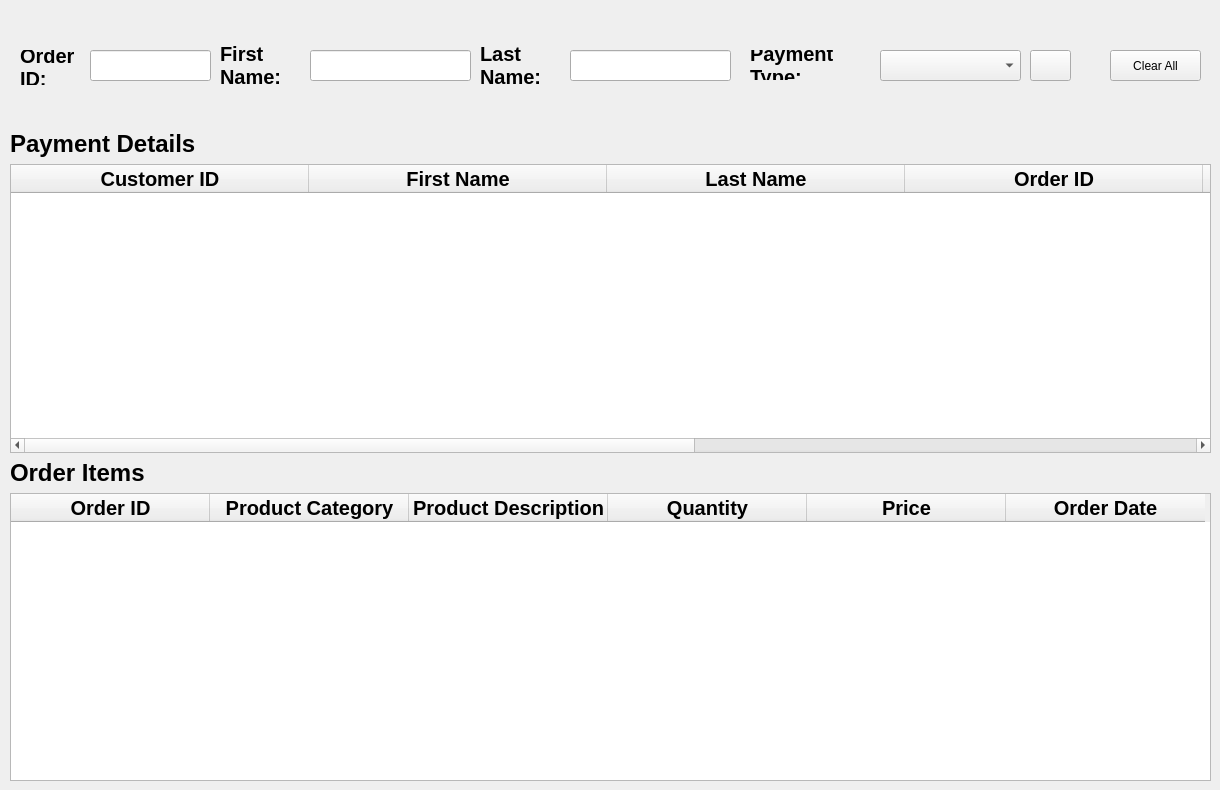
    <widget class="QWidget" name="StPageNewOrder_3">
     <widget class="QWidget" name="widgetProd5_3" native="true">
      <property name="geometry">
       <rect>
        <x>20</x>
        <y>460</y>
        <width>689</width>
        <height>51</height>
       </rect>
      </property>
      <property name="maximumSize">
       <size>
        <width>1000</width>
        <height>60</height>
       </size>
      </property>
     </widget>
     <widget class="QWidget" name="layoutWidget_54">
      <property name="geometry">
       <rect>
        <x>10</x>
        <y>130</y>
        <width>1201</width>
        <height>651</height>
       </rect>
      </property>
      <layout class="QVBoxLayout" name="verticalLayout_30">
       <item>
        <widget class="QLabel" name="label_64">
         <property name="font">
          <font>
           <pointsize>18</pointsize>
           <weight>75</weight>
           <bold>true</bold>
          </font>
         </property>
         <property name="text">
          <string>Payment Details</string>
         </property>
        </widget>
       </item>
       <item>
        <widget class="QTableWidget" name="tblPaymentsDetails_7">
         <property name="editTriggers">
          <set>QAbstractItemView::NoEditTriggers</set>
         </property>
         <attribute name="horizontalHeaderDefaultSectionSize">
          <number>298</number>
         </attribute>
         <attribute name="horizontalHeaderShowSortIndicator" stdset="0">
          <bool>true</bool>
         </attribute>
         <attribute name="verticalHeaderVisible">
          <bool>false</bool>
         </attribute>
         <column>
          <property name="text">
           <string>Customer ID</string>
          </property>
          <property name="font">
           <font>
            <pointsize>15</pointsize>
            <weight>75</weight>
            <bold>true</bold>
           </font>
          </property>
         </column>
         <column>
          <property name="text">
           <string>First Name</string>
          </property>
          <property name="font">
           <font>
            <pointsize>15</pointsize>
            <weight>75</weight>
            <bold>true</bold>
           </font>
          </property>
         </column>
         <column>
          <property name="text">
           <string>Last Name</string>
          </property>
          <property name="font">
           <font>
            <pointsize>15</pointsize>
            <weight>75</weight>
            <bold>true</bold>
           </font>
          </property>
         </column>
         <column>
          <property name="text">
           <string>Order ID</string>
          </property>
          <property name="font">
           <font>
            <pointsize>15</pointsize>
            <weight>75</weight>
            <bold>true</bold>
           </font>
          </property>
          <property name="background">
           <color>
            <red>255</red>
            <green>255</green>
            <blue>255</blue>
           </color>
          </property>
         </column>
         <column>
          <property name="text">
           <string>Payment Type</string>
          </property>
          <property name="font">
           <font>
            <pointsize>15</pointsize>
            <weight>75</weight>
            <bold>true</bold>
           </font>
          </property>
          <property name="background">
           <color>
            <red>255</red>
            <green>255</green>
            <blue>255</blue>
           </color>
          </property>
         </column>
         <column>
          <property name="text">
           <string>Installments</string>
          </property>
          <property name="font">
           <font>
            <pointsize>15</pointsize>
            <weight>75</weight>
            <bold>true</bold>
           </font>
          </property>
          <property name="background">
           <color>
            <red>255</red>
            <green>255</green>
            <blue>255</blue>
           </color>
          </property>
         </column>
         <column>
          <property name="text">
           <string>Payment Value</string>
          </property>
          <property name="font">
           <font>
            <pointsize>15</pointsize>
            <weight>75</weight>
            <bold>true</bold>
           </font>
          </property>
          <property name="background">
           <color>
            <red>255</red>
            <green>255</green>
            <blue>255</blue>
           </color>
          </property>
         </column>
        </widget>
       </item>
       <item>
        <widget class="QLabel" name="label_65">
         <property name="font">
          <font>
           <pointsize>18</pointsize>
           <weight>75</weight>
           <bold>true</bold>
          </font>
         </property>
         <property name="text">
          <string>Order Items</string>
         </property>
        </widget>
       </item>
       <item>
        <widget class="QTableWidget" name="tblOrderItems_7">
         <property name="editTriggers">
          <set>QAbstractItemView::NoEditTriggers</set>
         </property>
         <attribute name="horizontalHeaderDefaultSectionSize">
          <number>199</number>
         </attribute>
         <attribute name="horizontalHeaderShowSortIndicator" stdset="0">
          <bool>true</bool>
         </attribute>
         <attribute name="verticalHeaderVisible">
          <bool>false</bool>
         </attribute>
         <column>
          <property name="text">
           <string>Order ID</string>
          </property>
          <property name="font">
           <font>
            <pointsize>15</pointsize>
            <weight>75</weight>
            <bold>true</bold>
           </font>
          </property>
          <property name="background">
           <color>
            <red>255</red>
            <green>255</green>
            <blue>255</blue>
           </color>
          </property>
         </column>
         <column>
          <property name="text">
           <string>Product Category</string>
          </property>
          <property name="font">
           <font>
            <pointsize>15</pointsize>
            <weight>75</weight>
            <bold>true</bold>
           </font>
          </property>
          <property name="background">
           <color>
            <red>255</red>
            <green>255</green>
            <blue>255</blue>
           </color>
          </property>
         </column>
         <column>
          <property name="text">
           <string>Product Description</string>
          </property>
          <property name="font">
           <font>
            <pointsize>15</pointsize>
            <weight>75</weight>
            <bold>true</bold>
           </font>
          </property>
          <property name="background">
           <color>
            <red>255</red>
            <green>255</green>
            <blue>255</blue>
           </color>
          </property>
         </column>
         <column>
          <property name="text">
           <string>Quantity</string>
          </property>
          <property name="font">
           <font>
            <pointsize>15</pointsize>
            <weight>75</weight>
            <bold>true</bold>
           </font>
          </property>
          <property name="background">
           <color>
            <red>255</red>
            <green>255</green>
            <blue>255</blue>
           </color>
          </property>
         </column>
         <column>
          <property name="text">
           <string>Price</string>
          </property>
          <property name="font">
           <font>
            <pointsize>15</pointsize>
            <weight>75</weight>
            <bold>true</bold>
           </font>
          </property>
         </column>
         <column>
          <property name="text">
           <string>Order Date</string>
          </property>
          <property name="font">
           <font>
            <pointsize>15</pointsize>
            <weight>75</weight>
            <bold>true</bold>
           </font>
          </property>
         </column>
        </widget>
       </item>
      </layout>
     </widget>
     <widget class="QLabel" name="label_67">
      <property name="enabled">
       <bool>true</bool>
      </property>
      <property name="geometry">
       <rect>
        <x>20</x>
        <y>50</y>
        <width>71</width>
        <height>35</height>
       </rect>
      </property>
      <property name="font">
       <font>
        <pointsize>15</pointsize>
        <weight>75</weight>
        <bold>true</bold>
       </font>
      </property>
      <property name="text">
       <string>Order ID:</string>
      </property>
      <property name="wordWrap">
       <bool>true</bool>
      </property>
     </widget>
     <widget class="QLabel" name="label_68">
      <property name="enabled">
       <bool>true</bool>
      </property>
      <property name="geometry">
       <rect>
        <x>750</x>
        <y>50</y>
        <width>111</width>
        <height>30</height>
       </rect>
      </property>
      <property name="font">
       <font>
        <pointsize>15</pointsize>
        <weight>75</weight>
        <bold>true</bold>
       </font>
      </property>
      <property name="text">
       <string>Payment Type:</string>
      </property>
      <property name="wordWrap">
       <bool>true</bool>
      </property>
     </widget>
     <widget class="QPushButton" name="btnCustSearch_6">
      <property name="geometry">
       <rect>
        <x>1030</x>
        <y>50</y>
        <width>41</width>
        <height>31</height>
       </rect>
      </property>
      <property name="text">
       <string/>
      </property>
      <property name="icon">
       <iconset>
        <normaloff>picture/findglass.png</normaloff>picture/findglass.png</iconset>
      </property>
      <property name="iconSize">
       <size>
        <width>25</width>
        <height>25</height>
       </size>
      </property>
      <property name="checkable">
       <bool>false</bool>
      </property>
      <property name="autoExclusive">
       <bool>true</bool>
      </property>
     </widget>
     <widget class="QLineEdit" name="txtSrchOrderID_11">
      <property name="geometry">
       <rect>
        <x>90</x>
        <y>50</y>
        <width>121</width>
        <height>31</height>
       </rect>
      </property>
     </widget>
     <widget class="QComboBox" name="comboBox">
      <property name="geometry">
       <rect>
        <x>880</x>
        <y>50</y>
        <width>141</width>
        <height>31</height>
       </rect>
      </property>
     </widget>
     <widget class="QPushButton" name="btnCustSearch_7">
      <property name="enabled">
       <bool>true</bool>
      </property>
      <property name="geometry">
       <rect>
        <x>1110</x>
        <y>50</y>
        <width>91</width>
        <height>31</height>
       </rect>
      </property>
      <property name="text">
       <string>Clear All</string>
      </property>
      <property name="iconSize">
       <size>
        <width>25</width>
        <height>25</height>
       </size>
      </property>
      <property name="checkable">
       <bool>false</bool>
      </property>
      <property name="autoExclusive">
       <bool>true</bool>
      </property>
      <property name="autoDefault">
       <bool>false</bool>
      </property>
     </widget>
     <widget class="QLabel" name="label_61">
      <property name="geometry">
       <rect>
        <x>480</x>
        <y>40</y>
        <width>91</width>
        <height>51</height>
       </rect>
      </property>
      <property name="font">
       <font>
        <pointsize>15</pointsize>
        <weight>75</weight>
        <bold>true</bold>
       </font>
      </property>
      <property name="text">
       <string>Last Name:</string>
      </property>
      <property name="wordWrap">
       <bool>true</bool>
      </property>
     </widget>
     <widget class="QLabel" name="label_62">
      <property name="geometry">
       <rect>
        <x>220</x>
        <y>40</y>
        <width>91</width>
        <height>51</height>
       </rect>
      </property>
      <property name="font">
       <font>
        <pointsize>15</pointsize>
        <weight>75</weight>
        <bold>true</bold>
       </font>
      </property>
      <property name="text">
       <string>First Name:</string>
      </property>
      <property name="wordWrap">
       <bool>true</bool>
      </property>
     </widget>
     <widget class="QLineEdit" name="txtSrchCustName_6">
      <property name="geometry">
       <rect>
        <x>310</x>
        <y>50</y>
        <width>161</width>
        <height>31</height>
       </rect>
      </property>
     </widget>
     <widget class="QLineEdit" name="txtSrchCustName_7">
      <property name="geometry">
       <rect>
        <x>570</x>
        <y>50</y>
        <width>161</width>
        <height>31</height>
       </rect>
      </property>
     </widget>
    </widget>
